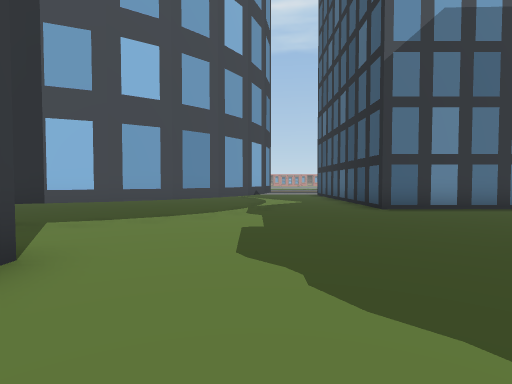
View 1 (above)

24 first-person views from a walk through a scene from a Unity 3-D project. The camera is 1.3 m above the floor, tilts 2° down and sees 80° across. The floor is counted in squares, 2 m on a side. Each view is taken from the middle of a square. On the plan, view 1 faces up. The plan holds only what a view shows up to about 10 squares ahead; the rest is blank. The place goes on beyond the plan. The player character is not drawn. Some animated figures are left out. Some surface patterns are stand-ins.

View 2
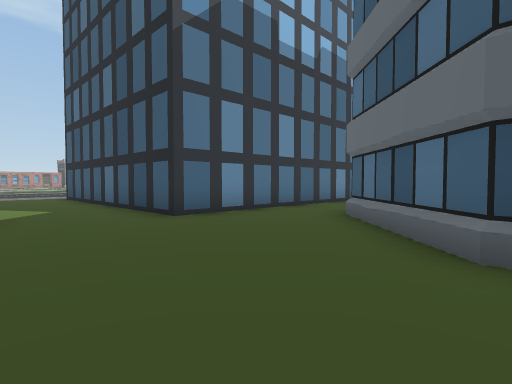

View 3
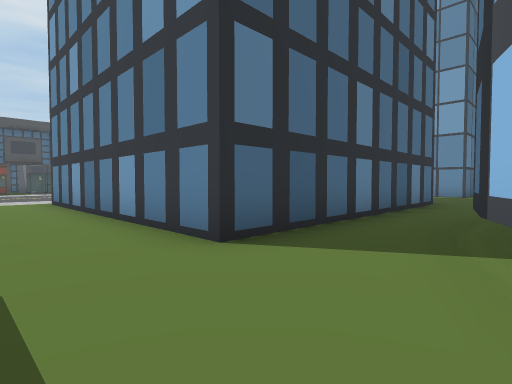

View 4
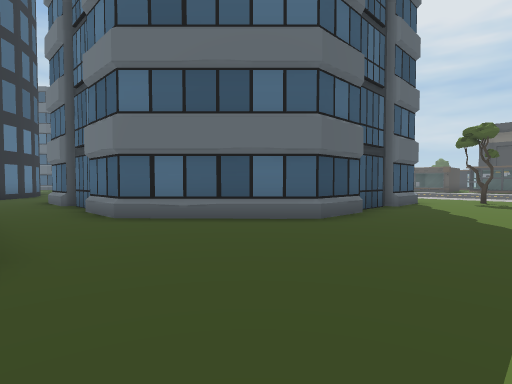

View 5
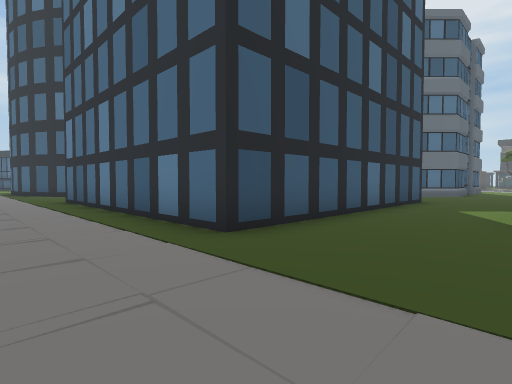

View 6
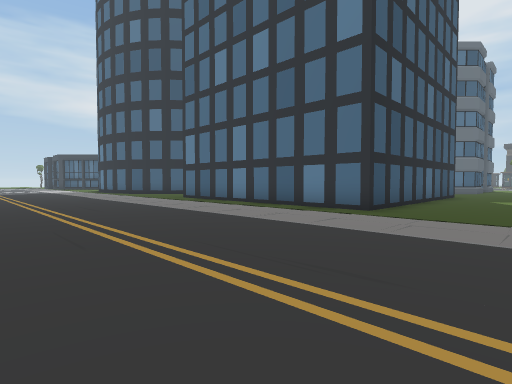

View 7
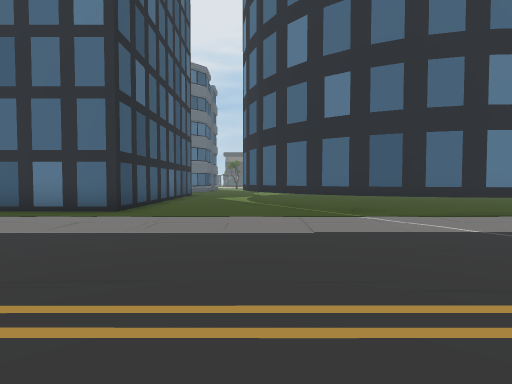

View 8
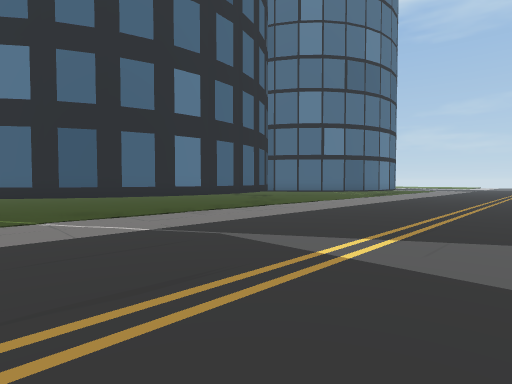

View 9
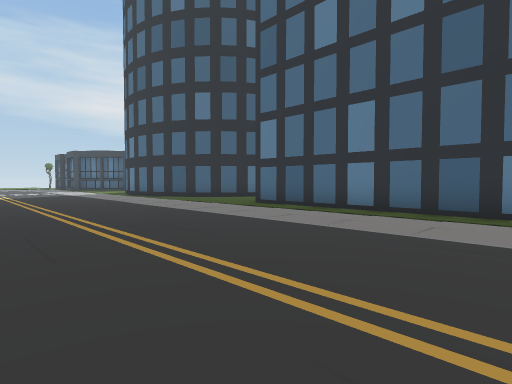

View 10
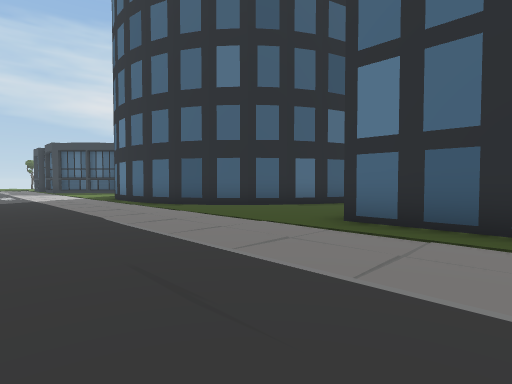

View 11
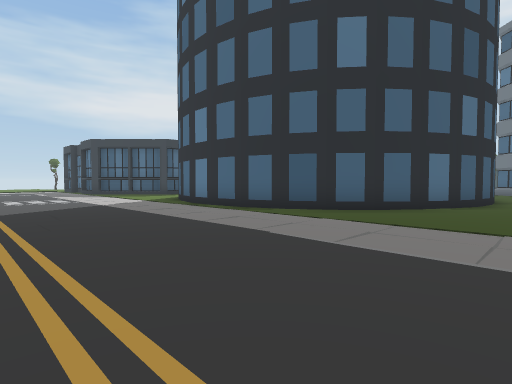

View 12
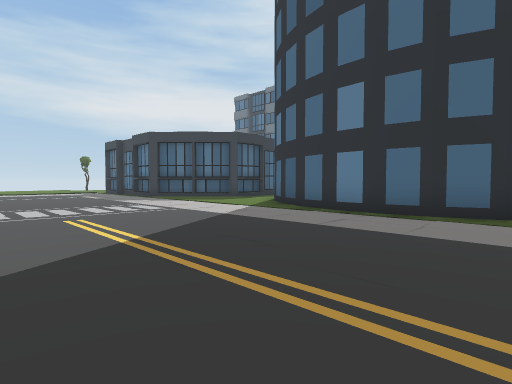

View 13
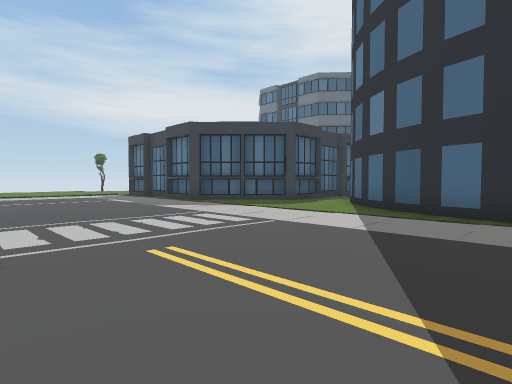

View 14
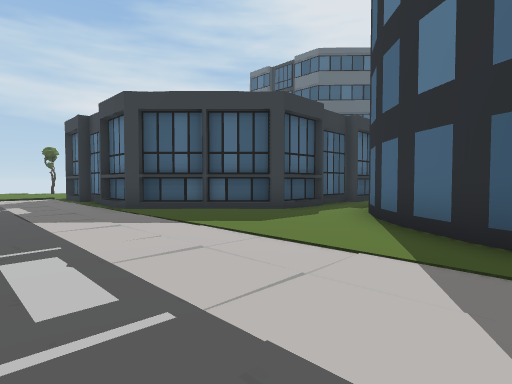

View 15
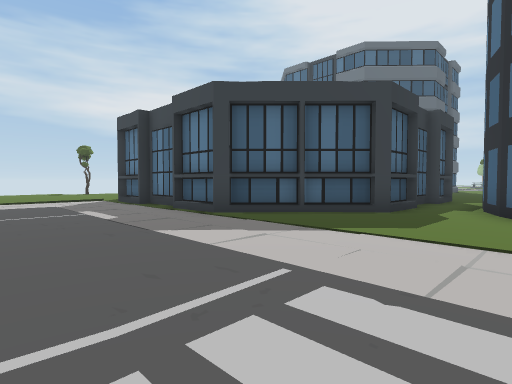

View 16
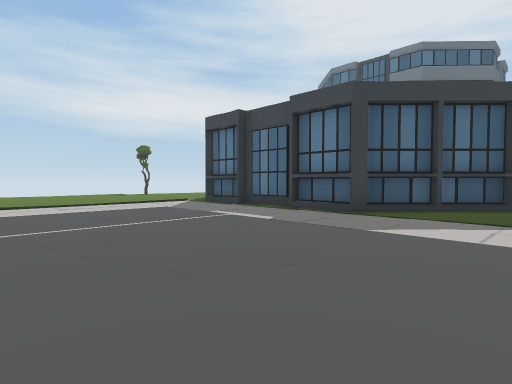

View 17
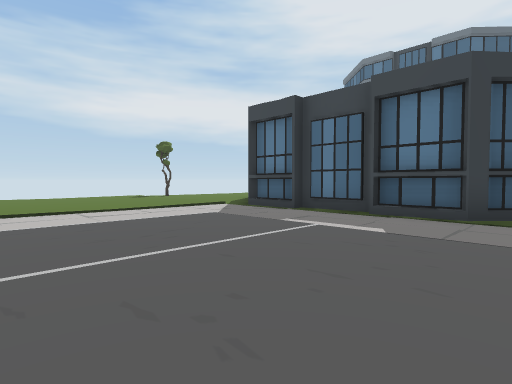

View 18
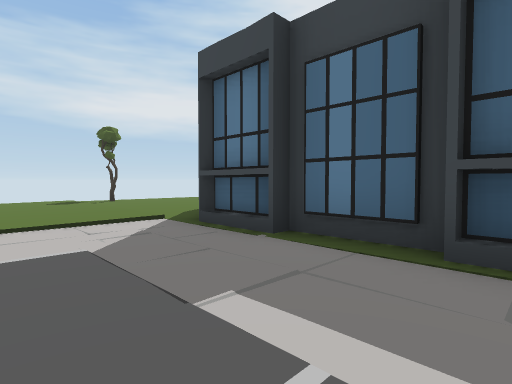

View 19
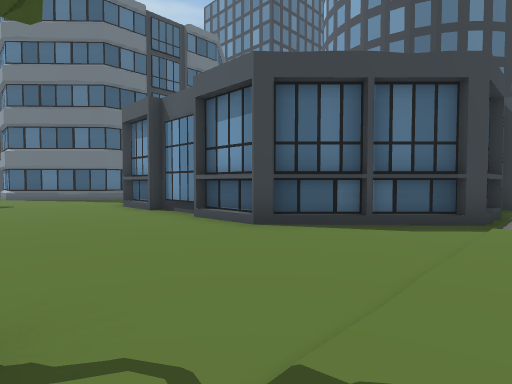

View 20
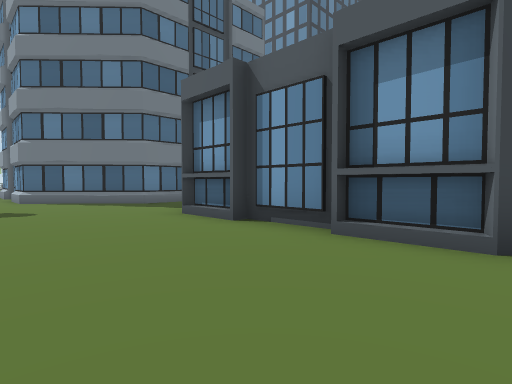

View 21
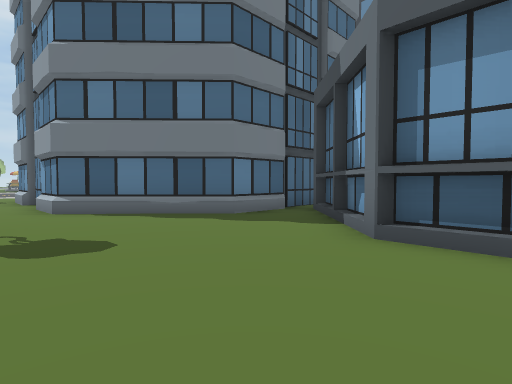

View 22
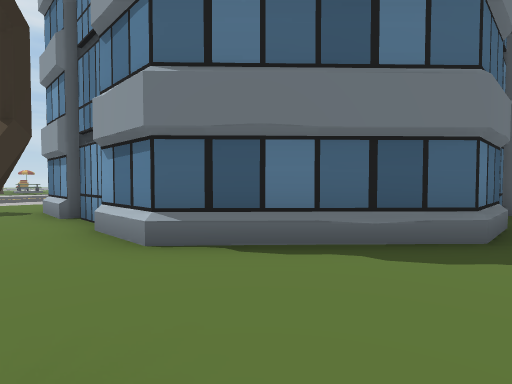

View 23
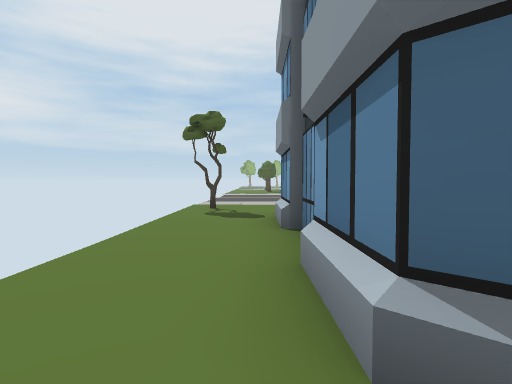

View 24
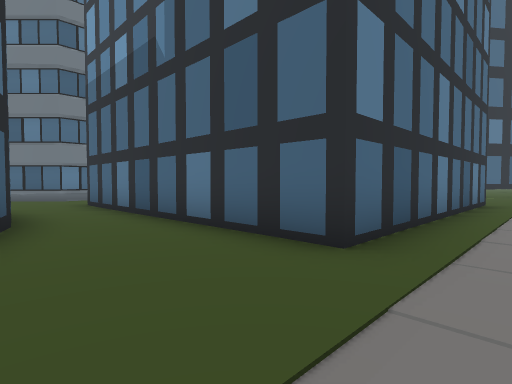

### Floor plan
Points are (right, up) in squares from view 1. A wall is a line through its corners. A room is listed if a view was taken in it or the views show most of it. See-through windows are left out.
Room 1 (views 1, 2, 3)
walls: (2.9, 0.8) (2.9, 2.3) (5.5, 4.8) (7.4, 4.8); (-2.3, 4.9) (-3.3, 4.5) (-4.4, 4.3); (-0.7, 6.3) (-1.5, 5.5) (-2.4, 4.9); (3.2, -1) (3.2, 1.4); (-0.2, 7.1) (-0.8, 6.2); (2.9, -2.6) (2.9, -1); (7.6, 7.1) (2.9, 7.1); (-9.5, 2.5) (-2, 2.5) (-2, -4.5)
ways out: opening at (1, 7) to room 2; opening at (8, 6) to room 3
objects: tree (2, -4)
Room 2 (views 4, 5, 6, 7, 8, 9, 10, 11, 12, 13, 14, 15, 16, 17, 18, 19, 20, 21, 22, 23, 24)
walls: (15.6, 14.6) (16.7, 14.9); (16.6, 14.9) (17.7, 15); (17.6, 14.9) (18.8, 14.9); (14.6, 14) (15.7, 14.6); (18.6, 15) (19.7, 14.7) (20.7, 14.2); (14, 13.3) (14.8, 14.1); (13.2, 12.5) (14, 13.5); (20.6, 14.3) (21.5, 13.6) (22.3, 12.8); (12.7, 11.6) (13.3, 12.6); (12.4, 10.6) (12.8, 11.8); (12.3, 9.6) (12.4, 10.7); (22.2, 12.9) (22.8, 11.9); (22.7, 12.1) (23.2, 10.9); (23.1, 11) (23.3, 9.9); (24.5, 10.9) (24.5, 12.7) (27, 15.2) (28.7, 15.2); (24.4, 7.5) (24.4, 9.2) (24.7, 9.2) (24.7, 12.6) (27.1, 14.9) (27.6, 14.9); (24.7, 7.6) (24.7, 8.2); (27.5, 14.6) (28.3, 14.6); (10.6, 4.8) (11.8, 3.7); (28.1, 14.9) (30.5, 14.9); (30.5, 15.2) (32.2, 15.2); (30.8, 14.9) (32.4, 14.9) (34.7, 12.6); (2.9, 7.1) (2.9, 14.6) (10.4, 14.6) (10.4, 7); (32.1, 14.9) (33.2, 13.9); (-0.1, 12.1) (0.3, 11.2); (0.4, 9) (0.3, 8.2) (-0.2, 7.1); (-0.7, 13.1) (-0.1, 12.2); (33.3, 13.8) (34.4, 12.6) (34.5, 9.2) (34.7, 9.2) (34.7, 7.5) (32.2, 5); (-1.4, 13.9) (-0.6, 13); (-3.2, 15) (-2.2, 14.5) (-1.3, 13.8); (34.5, 8.8) (34.5, 7.7) (32.1, 5.3); (32.4, 4.4) (34, 4.4) (36.5, 2) (36.5, -1); (-5.3, 15.3) (-4.2, 15.2) (-3.1, 14.9); (-6.3, 15.1) (-5.2, 15.3); (-7.3, 14.8) (-6.2, 15.1); (-8.1, 14.3) (-7.2, 14.8); (36.5, -1.2) (36.5, -2.9)
low walls: (32.8, 4.8) (34.1, 4.8)
ways out: opening at (1, 7) to room 1; opening at (11, 6) to room 3; opening at (24, 8)
objects: tree (38, -4); tree (38, 4); tree (38, 14)
Room 3 (no view inside)
walls: (9.1, 7.1) (7.6, 7.1); (7.4, 4.8) (10.6, 4.8)
ways out: opening at (8, 6) to room 1; opening at (11, 6) to room 2

Positions as (right, up) in squares from view 1, and headings:
1: (0, 0), facing up
2: (0, 2), facing up-right
3: (0, 5), facing down-left
4: (0, 7), facing down-right
5: (0, 17), facing down-right
6: (0, 21), facing down-right
7: (0, 21), facing down
8: (-1, 21), facing down-left
9: (4, 21), facing down-right
10: (8, 19), facing down-right
11: (11, 20), facing down-right
12: (15, 21), facing down-right
13: (18, 21), facing down-right
14: (20, 18), facing down-right
15: (22, 19), facing down-right
16: (24, 21), facing down-right
17: (26, 21), facing down-right
18: (28, 18), facing down-right
19: (38, 16), facing down-left
20: (38, 13), facing down-left
21: (38, 9), facing down-left
22: (38, 5), facing down-left
23: (37, 3), facing down
24: (13, 16), facing down-left
